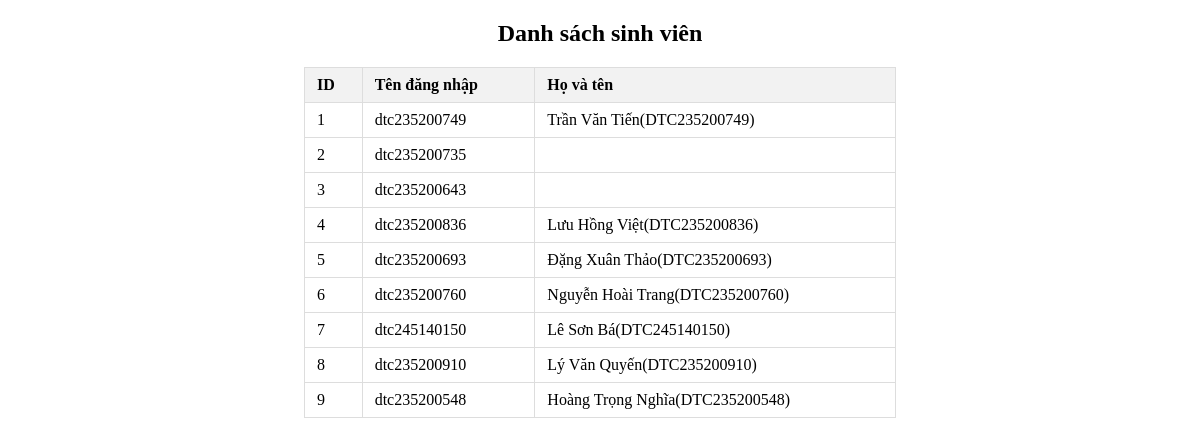
Page /adminlogin.php on the committed database.
### tables this page shows
CREATE TABLE `student` (
  `id` int(11) NOT NULL,
  `username` varchar(50) NOT NULL,
  `hash` varchar(255) NOT NULL,
  `fullname` varchar(255) DEFAULT NULL
);

### adminlogin.php (the view, shortened to what this page needs)
<?php
include 'config.php';
$sql = "SELECT * FROM student";
$result = $conn->query($sql);
?>
<!DOCTYPE html>
<html lang="vi">
<head>
</head>
<body>
    <h2 style="text-align: center;">Danh sách sinh viên</h2>
    <?php if ($result->num_rows > 0): ?>
        <table>
            <tr>
                <th>ID</th>
                <th>Tên đăng nhập</th>
                <th>Họ và tên</th>
            </tr>
            <?php while($row = $result->fetch_assoc()): ?>
            <tr>
                <td><?php echo $row["id"]; ?></td>
                <td><?php echo $row["username"]; ?></td>
                <td><?php echo base64_decode($row["fullname"]);  ?></td>
            </tr>
            <?php endwhile; ?>
        </table>
    <?php else: ?>
        <p style="text-align: center;">Không có sinh viên nào.</p>
    <?php endif; ?>
</body>
</html>

### adminlogin.php (style rules this page uses)
table { width: 50%; margin: 20px auto; border-collapse: collapse; }
th, td { padding: 8px 12px; border: 1px solid #ddd; text-align: left; }
th { background-color: #f2f2f2; }

### rows in the picture
student: id "1", username "dtc235200749", fullname "Trần Văn Tiến(DTC235200749)"
student: id "2", username "dtc235200735"
student: id "3", username "dtc235200643"
student: id "4", username "dtc235200836", fullname "Lưu Hồng Việt(DTC235200836)"
student: id "5", username "dtc235200693", fullname "Đặng Xuân Thảo(DTC235200693)"
student: id "6", username "dtc235200760", fullname "Nguyễn Hoài Trang(DTC235200760)"
student: id "7", username "dtc245140150", fullname "Lê Sơn Bá(DTC245140150)"
student: id "8", username "dtc235200910", fullname "Lý Văn Quyến(DTC235200910)"
student: id "9", username "dtc235200548", fullname "Hoàng Trọng Nghĩa(DTC235200548)"
